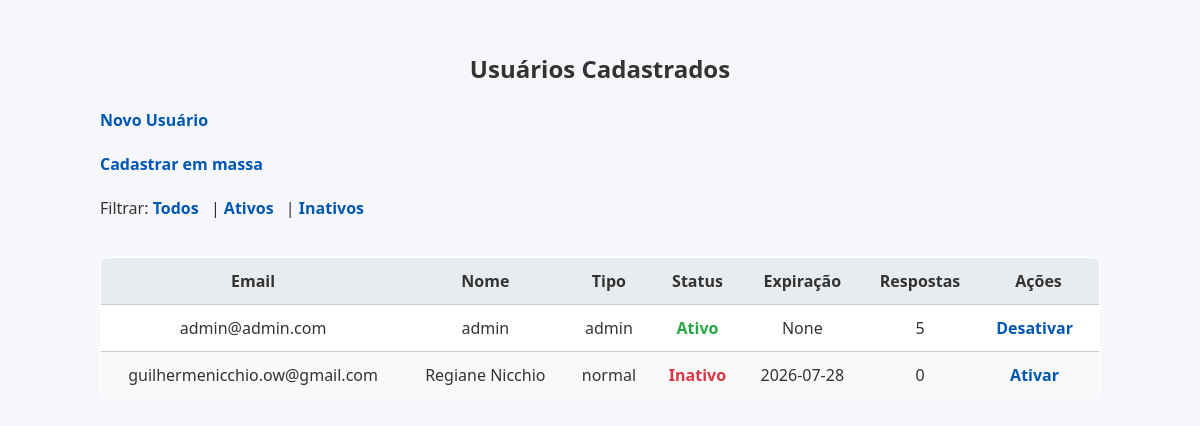
The page /admin/usuarios (signed in) on the database as committed earlier.
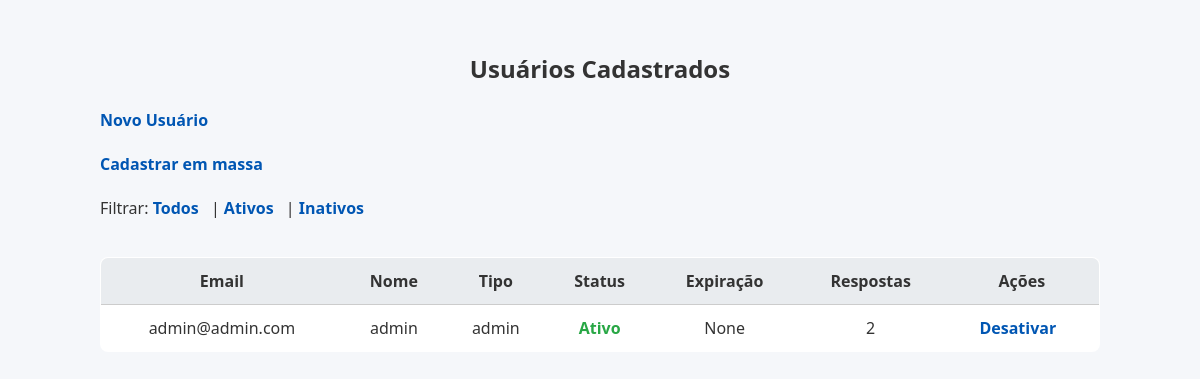
The same page on the database as committed later.
### tables this page shows
CREATE TABLE usuarios (
                        id INTEGER PRIMARY KEY AUTOINCREMENT,
                        email TEXT UNIQUE NOT NULL,
                        nome TEXT NOT NULL,
                        senha TEXT NOT NULL,
                        telefone TEXT NOT NULL,
                        tipo TEXT DEFAULT 'normal',
                        ativo INTEGER DEFAULT 1,
                        data_expiracao TEXT
                  );

### app/routes/admin.py (the view)
    @app.route('/admin/usuarios')
    def listar_usuarios():
        if session.get('tipo') != 'admin':
            return redirect('/login')
        filtro = request.args.get('filtro', 'todos')  # ativos, inativos, todos
        query = """
            SELECT u.id, u.email,u.nome, u.tipo, u.ativo, u.data_expiracao, COUNT(r.id)
            FROM usuarios u
            LEFT JOIN formularios f ON f.user_id = u.id
            LEFT JOIN respostas r ON r.formulario_id = f.id
        """
        cond = []
        if filtro == 'ativos':
            query += " WHERE u.ativo=1"
        elif filtro == 'inativos':
            query += " WHERE u.ativo=0"
        query += " GROUP BY u.id ORDER BY u.email"
        with sqlite3.connect('db.sqlite3') as conn:
            usuarios = conn.execute(query).fetchall()
        return render_template('usuarios_admin.html', usuarios=usuarios, filtro=filtro)

### app/templates/usuarios_admin.html (shortened to what this page needs)
<!DOCTYPE html>
<html lang="pt-BR">
<head>
  <link rel="stylesheet" href="{{ url_for('static', filename='usuarios.css') }}">
</head>
<body>
  <div class="container">
    <h2>Usuários Cadastrados</h2>
    <a href="/admin/cadastrar">Novo Usuário</a><br><br>
    <a href="/admin/cadastrar-em-massa">Cadastrar em massa</a><br><br>
    Filtrar:
    <a href="/admin/usuarios?filtro=todos">Todos</a> |
    <a href="/admin/usuarios?filtro=ativos">Ativos</a> |
    <a href="/admin/usuarios?filtro=inativos">Inativos</a><br><br>
    <table>
      <thead>
        <tr>
          <th>Email</th>
          <th>Nome</th>
          <th>Tipo</th>
          <th>Status</th>
          <th>Expiração</th>
          <th>Respostas</th>
          <th>Ações</th>
        </tr>
      </thead>
      <tbody>
        {% for u in usuarios %}
        <tr>
          <td data-label="Email">{{ u[1] }}</td>
          <td data-label="Nome">{{ u[2] }}</td>
          <td data-label="Tipo">{{ u[3] }}</td>
          <td data-label="Status" class="status-{{ 'ativo' if u[4] == 1 else 'inativo' }}">
            {{ 'Ativo' if u[4] == 1 else 'Inativo' }}
          </td>
          <td data-label="Expiração">{{ u[5] }}</td>
          <td data-label="Respostas">{{ u[6] }}</td>
          <td data-label="Ações">
            <a href="/admin/usuario/{{ u[0] }}/toggle">
              {{ 'Desativar' if u[4] == 1 else 'Ativar' }}
            </a>
          </td>
        </tr>
        {% endfor %}
      </tbody>
    </table>
  </div>
</body>
</html>

### app/static/usuarios.css (style rules this page uses)
:root { --cor-fundo: #f5f7fa; --cor-texto: #333; --cor-link: #0056b3; --cor-link-hover: #003d80; --cor-tabela-fundo: #fff; --cor-tabela-borda: #ccc; --cor-tabela-header: #e9ecef; --cor-ativo: #28a745; --cor-inativo: #dc3545; }
body { margin: 0; padding: 0; font-family: 'Segoe UI', Tahoma, Geneva, Verdana, sans-serif; background-color: var(--cor-fundo); color: var(--cor-texto); }
.container { max-width: 1000px; margin: auto; padding: 2rem; }
h2 { text-align: center; margin-bottom: 1.5rem; }
a { color: var(--cor-link); text-decoration: none; font-weight: bold; margin-right: 0.5rem; }
table { width: 100%; border-collapse: collapse; background-color: var(--cor-tabela-fundo); border: 1px solid var(--cor-tabela-borda); border-radius: 8px; overflow: hidden; margin-top: 1rem; }
th, td { padding: 0.75rem; text-align: center; border-bottom: 1px solid var(--cor-tabela-borda); }
th { background-color: var(--cor-tabela-header); }
.status-ativo { color: var(--cor-ativo); font-weight: bold; }

Rows that differ between the two databases and show on the page:
removed usuarios: email "guilhermenicchio.ow@gmail.com", nome "Regiane Nicchio", tipo "normal", ativo "Inativo", data_expiracao "2026-07-28", ativo "0", ativo "Ativar"
changed usuarios "admin@admin.com": u "5" → "2"
